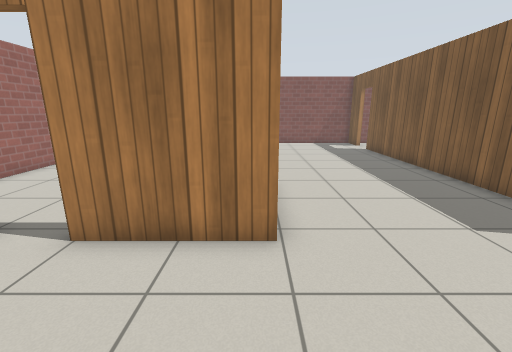
View 1 (above)

17 first-person views from a walk through a robot-simulator world made for Gazebo. The camera is 1.2 m above the floor, tilts 14° down and sees 90° across. The floor is counted in squares, 0.5 m on a side. Each view is taken from the middle of a square. On the plan, view 1 faces up. The plan holds only what a view shows up to about 17 squares ahead; the rest is blank. Simple patterns stand in for the simulator's built-in surfaces.

View 2
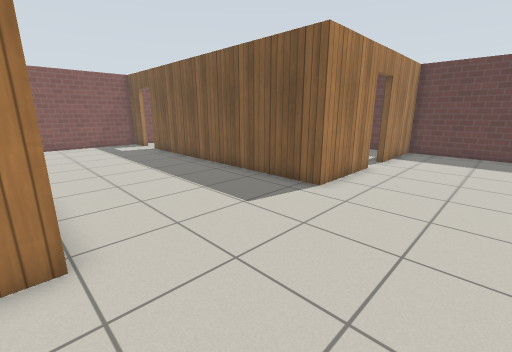

View 3
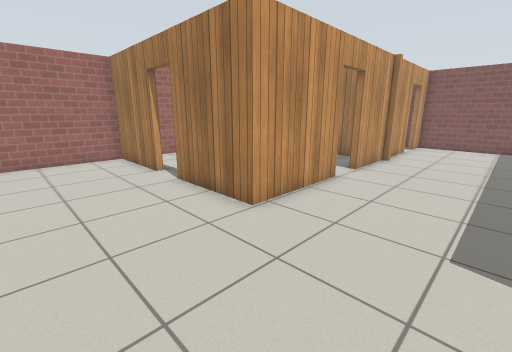

View 4
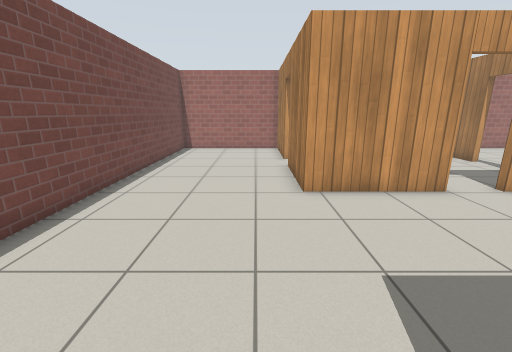

View 5
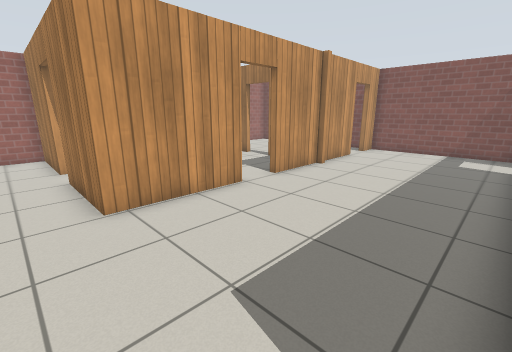

View 6
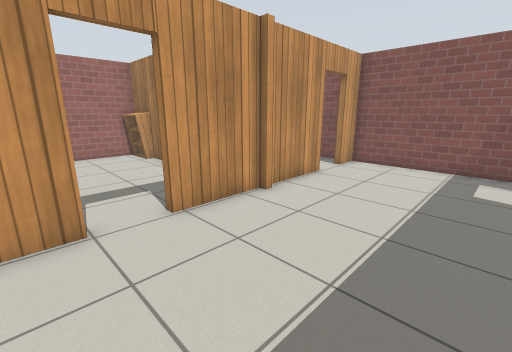

View 7
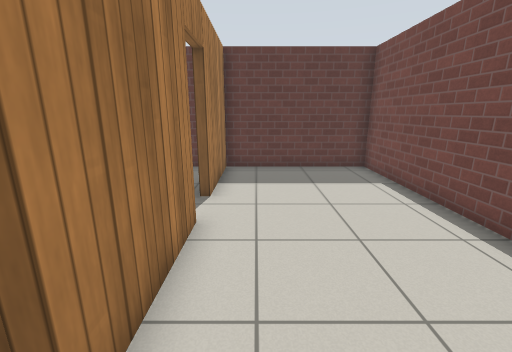

View 8
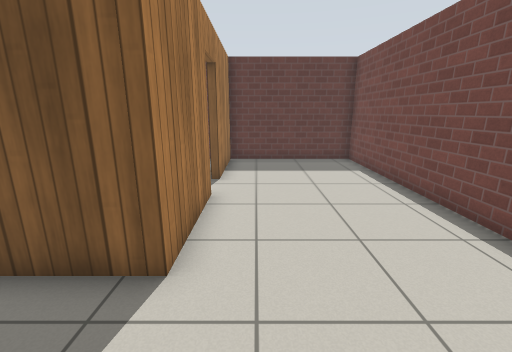

View 9
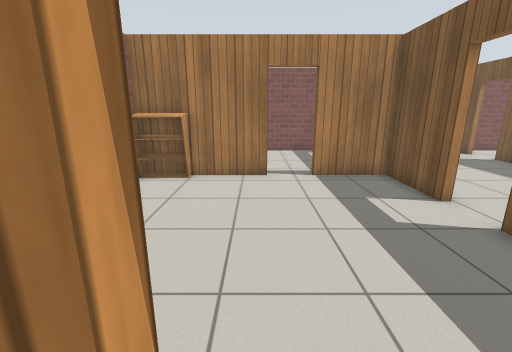

View 10
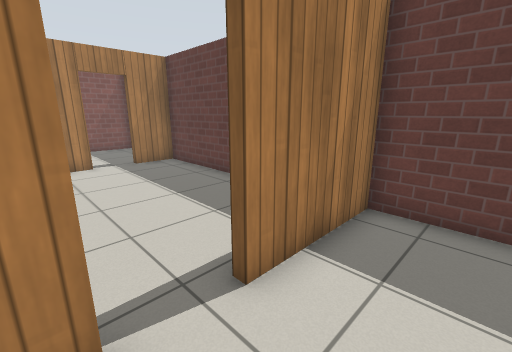

View 11
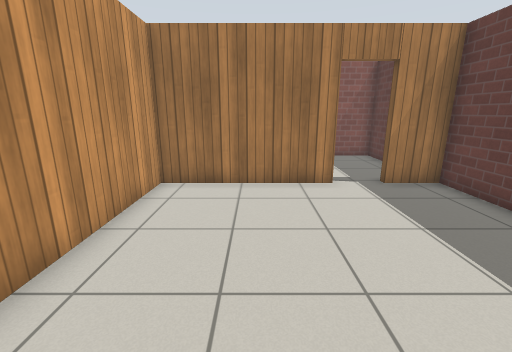

View 12
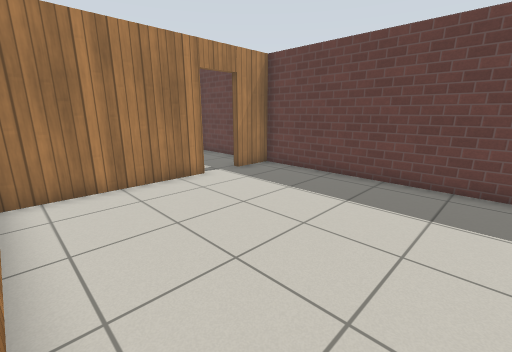

View 13
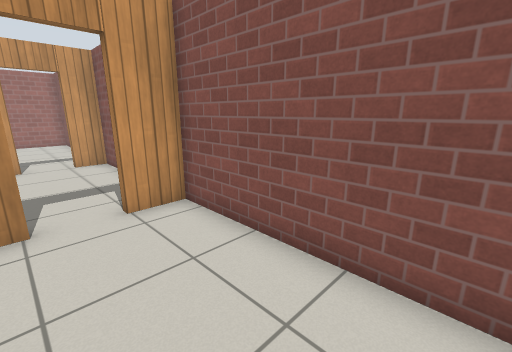

View 14
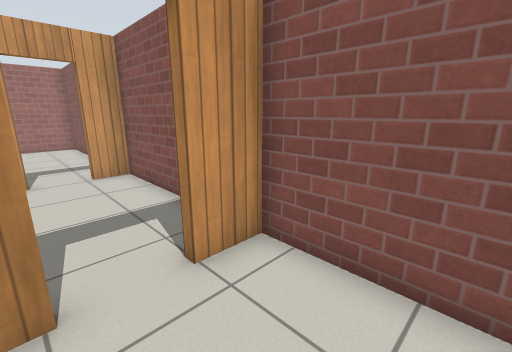

View 15
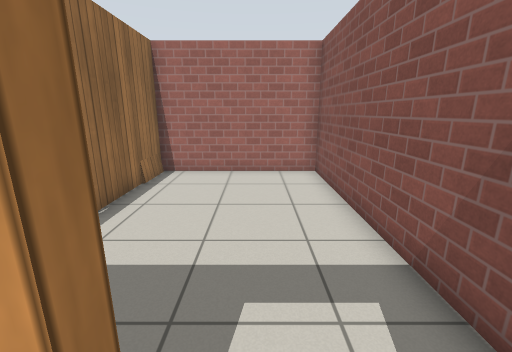

View 16
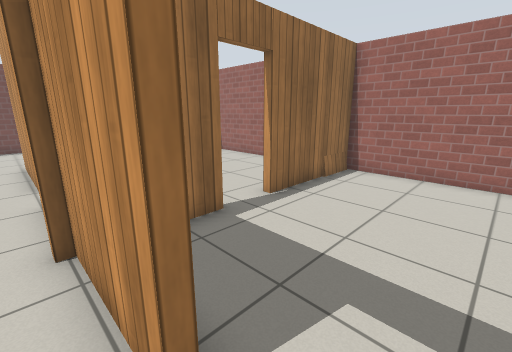

View 17
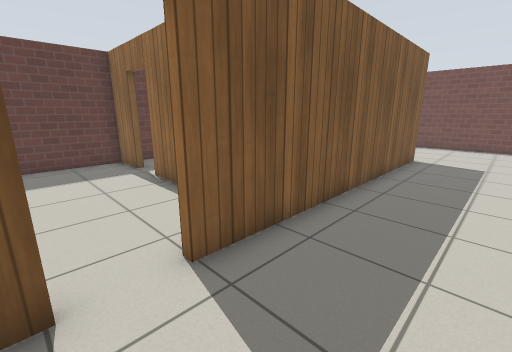

### Floor plan
Ten units are one square. View 1 is at (0, 0); x grows to the right and y downward. Boxes are objects, and circles mark ways between rooms. Rooms are numbered by the first view taken in them; rooms with no view inside come last. Other rooms are left out.
<svg viewBox="-100 -210 279 234">
<path fill="none" stroke="#000" d="M4 -90 4 -45 -36 -45M114 -45 74 -45 74 -171M4 -139 4 -107M-54 -45 -95 -45 -95 19 174 19 174 -45 131 -45M4 -174 4 -140M74 -189 74 -194M71 -205 4 -205 4 -192M138 -146 77 -146 77 -89M174 -54 174 -146 155 -146M119 -149 138 -149M155 -149 174 -149 174 -205 77 -205 77 -189M77 -171 77 -166M-45 -138 -75 -138M1 -107 1 -138 -29 -138M-95 -135 -95 -51M-29 -141 -18 -141M-75 -141 -45 -141M-4 -205 -95 -205 -95 -135"/>
<rect x="-95" y="-145" width="20" height="20" fill="#bbb"><title>bookshelf</title></rect>
<circle cx="125" cy="-45" r="3" fill="#2a7"/>
<circle cx="78" cy="-180" r="3" fill="#2a7"/>
<circle cx="-45" cy="-50" r="3" fill="#2a7"/>
<circle cx="0" cy="-95" r="3" fill="#2a7"/>
<circle cx="0" cy="-185" r="3" fill="#2a7"/>
<circle cx="145" cy="-150" r="3" fill="#2a7"/>
<circle cx="-35" cy="-140" r="3" fill="#2a7"/>
<text x="40" y="-60">1</text>
<text x="120" y="-100">2</text>
<text x="130" y="-180">3</text>
<text x="-50" y="-100">4</text>
<text x="-50" y="-170">5</text>
</svg>
Room 1 opens to room 2. Room 1 opens to room 3. Room 1 opens to room 4. Room 1 opens to room 5. Room 2 opens to room 3. Room 4 opens to room 5.

Where each view was taken, in squares from view 1:
view 1: 0 up, 0 right, facing up
view 2: 0 up, 0 right, facing up-right
view 3: 0 up, 5 right, facing up-left
view 4: 3 up, 8 right, facing left
view 5: 3 up, 7 right, facing up-left
view 6: 8 up, 6 right, facing up-left
view 7: 3 up, 6 right, facing right
view 8: 3 up, 4 right, facing right
view 9: 4 up, 5 left, facing up
view 10: 2 up, 11 right, facing up-right
view 11: 6 up, 11 right, facing up
view 12: 6 up, 8 right, facing up-right
view 13: 17 up, 14 right, facing up-left
view 14: 17 up, 11 right, facing up-left
view 15: 18 up, 1 right, facing left
view 16: 19 up, 1 right, facing down-left
view 17: 19 up, 4 right, facing down-right
